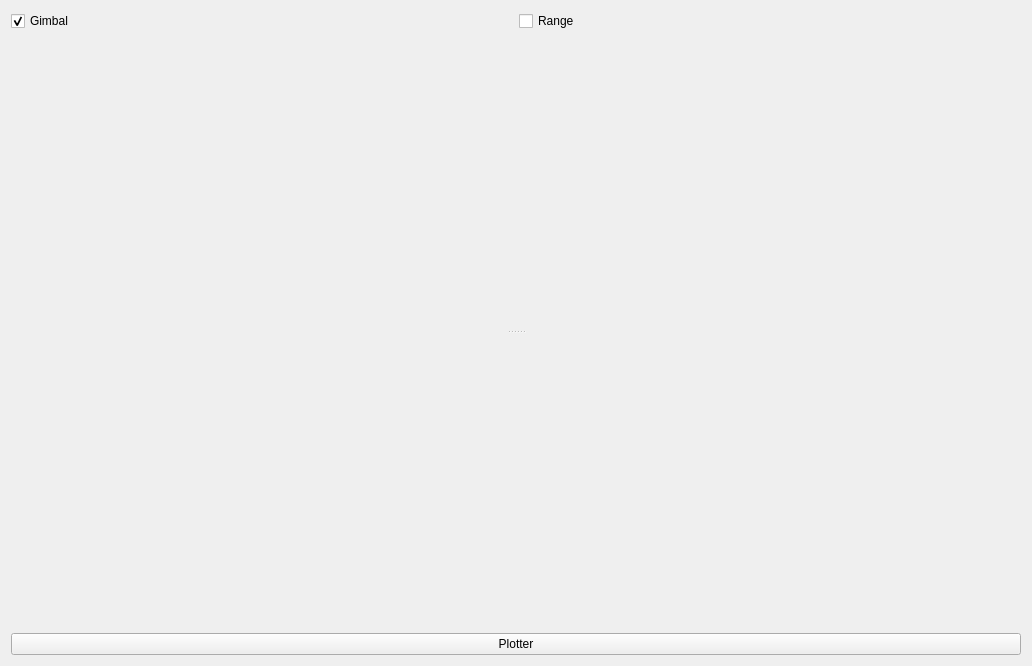
<?xml version="1.0" encoding="UTF-8"?>
<ui version="4.0">
 <class>MainWindow</class>
 <widget class="QMainWindow" name="MainWindow">
  <property name="geometry">
   <rect>
    <x>0</x>
    <y>0</y>
    <width>1032</width>
    <height>666</height>
   </rect>
  </property>
  <property name="windowTitle">
   <string>MainWindow</string>
  </property>
  <widget class="QWidget" name="centralWidget">
   <layout class="QGridLayout" name="gridLayout">
    <item row="0" column="0">
     <layout class="QHBoxLayout" name="horizontalLayout">
      <item alignment="Qt::AlignLeft">
       <widget class="QCheckBox" name="checkBox_Gimbal">
        <property name="text">
         <string>Gimbal</string>
        </property>
        <property name="checked">
         <bool>true</bool>
        </property>
       </widget>
      </item>
      <item alignment="Qt::AlignLeft">
       <widget class="QCheckBox" name="checkBox_Range">
        <property name="text">
         <string>Range</string>
        </property>
       </widget>
      </item>
     </layout>
    </item>
    <item row="1" column="0">
     <widget class="QSplitter" name="splitter">
      <property name="orientation">
       <enum>Qt::Vertical</enum>
      </property>
      <widget class="GLWidget" name="widget" native="true"/>
      <widget class="QCustomPlot" name="widget_Plot" native="true"/>
     </widget>
    </item>
    <item row="2" column="0">
     <widget class="QPushButton" name="pushButton_Timer">
      <property name="text">
       <string>Plotter</string>
      </property>
     </widget>
    </item>
   </layout>
  </widget>
 </widget>
 <layoutdefault spacing="6" margin="11"/>
 <customwidgets>
  <customwidget>
   <class>GLWidget</class>
   <extends>QWidget</extends>
   <header>GLWidget.h</header>
   <container>1</container>
  </customwidget>
  <customwidget>
   <class>QCustomPlot</class>
   <extends>QWidget</extends>
   <header>qcustomplot.h</header>
   <container>1</container>
  </customwidget>
 </customwidgets>
 <resources/>
 <connections/>
</ui>
